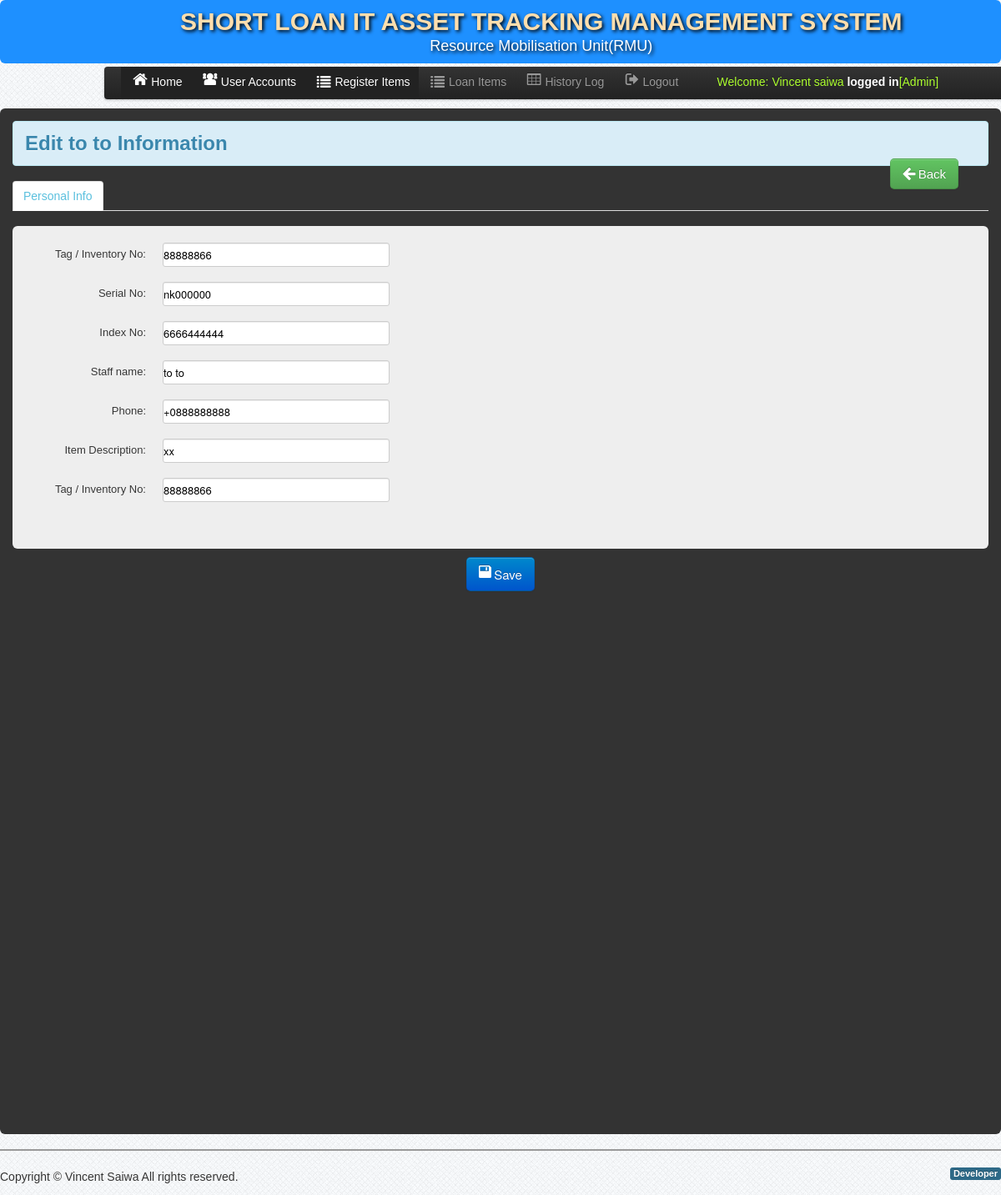
Screenshot of /Admin/edit_emp.php?id=277 (signed in) with the database file from the repository.
### tables this page shows
CREATE TABLE `user` (
  `User_id` int(11) NOT NULL,
  `index_no` int(34) NOT NULL,
  `UserName` varchar(50) NOT NULL,
  `Password` varchar(50) NOT NULL,
  `fullname_user` varchar(200) NOT NULL,
  `User_Type` varchar(50) NOT NULL,
  `date_registered` varchar(200) NOT NULL,
  `registered_by` varchar(200) NOT NULL,
  `status` varchar(34) NOT NULL
);

CREATE TABLE `employee` (
  `employeeID` int(11) NOT NULL,
  `index_No` varchar(50) NOT NULL,
  `serial_no` varchar(34) NOT NULL,
  `fname` varchar(50) NOT NULL,
  `phone` varchar(100) NOT NULL,
  `item_description` varchar(100) NOT NULL,
  `tagNo` varchar(100) NOT NULL,
  `returned_by` varchar(100) NOT NULL,
  `admin_id` int(244) NOT NULL,
  `date_posted` int(244) NOT NULL
);

### Admin/session.php (called while the page is built, shortened)
<?php
$id_session=$_SESSION['User_id'];
?>

### Admin/add_edit_info.php (the view, shortened to what this page needs)
<div class="row-fluid">
    <div class="span12">
        <div class="row-fluid">
            <div class="span6">
            <?php
                $edit_query=mysqli_query($conn,"select * from employee where employeeID='$get_id'")or die(mysqli_error());
                $row=mysqli_fetch_array($edit_query);
            ?>
                <div class="form-horizontal">
                    <fieldset>
                            <div class="control-group">
                            <label class="control-label" for="input01">Tag / Inventory No:</label>
                            <div class="controls">
                                <input type="text" class="input-xlarge" value="<?php echo  $row['tagNo']; ?>"  name="tagNo" id="input01" autocomplete="off" minlength="8" maxlength="8" required pattern="[0-9]+" title="Only numbers are accepted"  >
                            </div>
                        </div>
                        <div class="control-group">
                            <label class="control-label" for="input01">Serial No:</label>
                            <div class="controls">
                                <input type="text" class="input-xlarge" value="<?php echo  $row['serial_no']; ?>"  name="serial_no" id="input01" autocomplete="off" pattern="[A-Za-z0-9]+" minlength="4" required>
                            </div>
                        </div>
                         <div class="control-group">
                            <label class="control-label" for="input01">Index No:</label>
                            <div class="controls">
                                <input type="text" value="<?php echo  $row['index_No']; ?>"  name="index_No" class="input-xlarge" id="input01"  autocomplete="off" required pattern="[A-Za-z0-9]+" minlength="4">
                            </div>
                        </div>
                        <div class="control-group">
                            <label class="control-label" for="input01">Staff name:</label>
                            <div class="controls">
                                <input type="text" value="<?php echo  $row['fname']; ?>"  name="fname" class="input-xlarge" id="input01" autocomplete="off" required pattern="[a-zA-Z]+[ ][a-zA-Z]+" minlength="4"  title="Enter firstname and lastname">
                            </div>
                        </div>
                        <div class="control-group">
                            <label class="control-label"  for="input01">Phone:</label>
                            <div class="controls">
                                <input type="text"  name="phone" value="<?php echo  $row['phone']; ?>" class="input-xlarge" id="input01" autocomplete="off" minlength="13" maxlength="13" required pattern="[0-9][-+]?\d*+" title="Only numbers are accepted include country code excluding + symbol" >
                            </div>
                        </div>
                        <div class="control-group">
                            <label class="control-label" for="input01">Item Description:</label>
                            <div class="controls">
                                <input type="text" class="input-xlarge" value="<?php echo  $row['item_description']; ?>"  name="item_description" id="input01" autocomplete= "off">
                            </div>
                        </div>
                        <div class="control-group">
                            <label class="control-label" for="input01">Tag / Inventory No:</label>
                            <div class="controls">
                                <input type="text" class="input-xlarge" value="<?php echo  $row['tagNo']; ?>"  name="tagNo" id="input01" autocomplete="off">
                            </div>
                        </div>
                    </fieldset>
                </div>
            </div>
            </div>
        </div>
    </div>
                        </div>

### Admin/edit_emp.php (shortened to what this page needs)
<?php include('dbcon.php'); include('session.php');include('header.php');  $get_id=$_GET['id'];?>
<body>
 <?php include('nav-top.php'); ?>
    <div class="navbar navbar-fixed-top1">
        <div class="navbar-inner">
            <div class="container">
                <div class="marg">
                    <?php include_once 'links.php';?>
                </div>
            </div>
        </div>
    </div>
    <div class="">
        <div id="element" class="hero-body-add">
            <div class="alert alert-info">
                <h2>Edit
                    <?php
                        $name_query=mysqli_query($conn,"select * from employee where employeeID='$get_id'")or die(mysqli_error());
                        $name_row=mysqli_fetch_array($name_query);
                        echo $name_row['fname'];
                    ?>
                    Information
                </h2>
                <div class="pull-right">
                    <a class="btn btn-success btn-large"  data-original-title="Add Employee?" href="emp_profiles.php">  <i class="icon-arrow-left icon-large"></i>&nbsp;Back</a>
                </div>
            </div>
            <ul class="nav nav-tabs" id="myTab">
                <li class="active"><a href="#home"><font color="#5bc0de">Personal Info</font></a></li>
            </ul>
            <form method="post" enctype="multipart/form-data">
                <div class="tab-content">
                    <div class="tab-pane active" id="home">
                        <div class="hero-unit">
                            <?php
                                include('add_edit_info.php');
                            ?>
                        </div>
                    </div>
                    <center>
                        <button class="btn btn-primary btn-large" name="save"><i class="icon-save icon-large"></i>&nbsp;Save</button>
                    </center>
                </div>
        </div>
        <?php include('footer.php');?>
</body>

### Admin/links.php (shortened to what this page needs)
<ul class="nav">
                        <li>
                            <li class="active"><a href="home.php"><i class="icon-home icon-large"></i>Home</a></li>
                            <li class="active"><a href="user_account.php"><i class="icon-group icon-large"></i>User Accounts</a></li>
                            <li class="active"><a href="emp_add.php"><i class="icon-list icon-large"></i>Register Items</a></li>
                        </li>
                        <li><a href="returned_item_details.php"><i class="icon-list icon-large"></i>Loan Items</a></li>
                        <li><a href="history_log.php"><i class="icon-table icon-large"></i>History Log</a></li>
                        <li><a id="logout" data-toggle="modal" href="#myModal"><i class="icon-signout icon-large"></i>Logout</a></li>
                        <li><a id="welcome" data-toggle="modal" href="#"><i class="icon-large"></i><?php
                            $user_query=mysqli_query($conn,"select *  from user where User_id='$id_session'")or die(mysqli_error());
                                    $row=mysqli_fetch_array($user_query);
                                        echo 'Welcome:'." ".$row['fullname_user']." "."<b style='color:white;'>logged in</b>"."[".$row['User_Type']."]";
                            ?>
                        </a></li>
                    </ul>

### css/style.css (style rules this page uses)
* { margin:0; padding:0; }
body { font-family:"Trebuchet MS", "Myriad Pro", Arial, sans-serif; font-size:14px; background: #fff url(../img/bg.png) repeat top left; color:#333; text-shadow:0px 0px 0px #fff;; }
a { color:#777; }

### Admin/links.php (style rules this page uses)
#welcome { color: greenyellow; margin-right: -55%; }

### rows the page displays
user: fullname_user "Vincent saiwa", User_Type "Admin"
employee: fname "to to", tagNo "88888866", serial_no "nk000000", index_No "6666444444", phone "+0888888888", item_description "xx"
